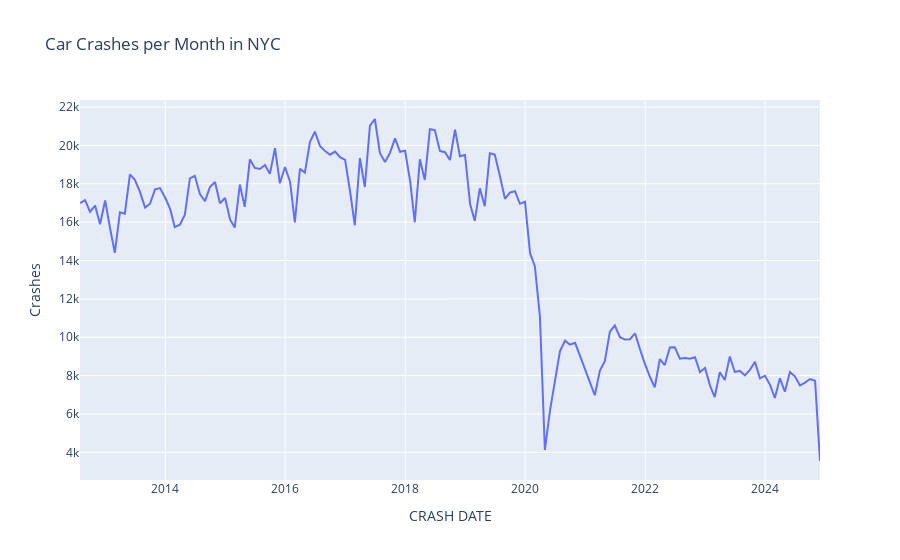

Here is the notebook cell this chart was saved with:
### Code cell
px.line(
    crashes_per_month,
    x="CRASH DATE",
    y="Crashes",
    title="Car Crashes per Month in NYC"
)

### Figure 1 — Plotly figure (JSON) as saved in the notebook; plotly's stock layout.template omitted (floating-point values rounded to 4 significant figures; data arrays with more than 128 entries replaced by an {"elided": "..."} marker saying what was removed)
{"data": [{"hovertemplate": "CRASH DATE=%{x}<br>Crashes=%{y}<extra></extra>", "legendgroup": "", "line": {"color": "#636efa", "dash": "solid"}, "marker": {"symbol": "circle"}, "mode": "lines", "name": "", "orientation": "v", "showlegend": false, "type": "scatter", "x": {"elided": "149 str values"}, "xaxis": "x", "y": {"elided": "149 int values"}, "yaxis": "y"}], "layout": {"legend": {"tracegroupgap": 0}, "title": {"text": "Car Crashes per Month in NYC"}, "xaxis": {"anchor": "y", "domain": [0, 1], "title": {"text": "CRASH DATE"}}, "yaxis": {"anchor": "x", "domain": [0, 1], "title": {"text": "Crashes"}}}}
